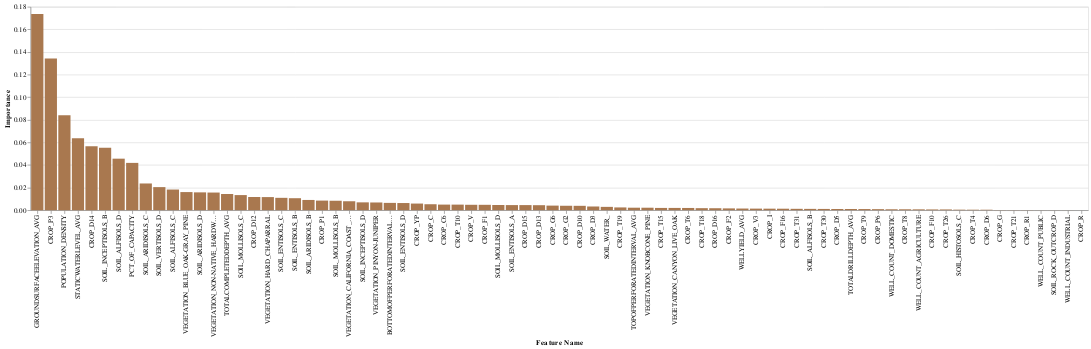

Here is the notebook cell this chart was saved with:
### Markdown cell above
###  Feature Importance

### Code cell
col_list = [ col for col in X_train_impute_df if "TOWNSHIP_RANGE" not in col  and 'YEAR' not in col]
rfreg = RandomForestRegressor().fit(X_train_impute_df[col_list], y_train)
draw_feature_importance(col_list, rfreg.feature_importances_)

### Figure 1 — Vega-Lite specification as saved in the notebook (floating-point values rounded to 4 significant figures)
{"config": {"view": {"continuousWidth": 400, "continuousHeight": 300}}, "data": {"name": "data-b1656163e14957d0dc908913762f5c09"}, "mark": {"type": "bar", "color": "#A9784F"}, "encoding": {"x": {"field": "Feature Name", "sort": "-y", "type": "nominal"}, "y": {"field": "Importance", "type": "quantitative"}}, "$schema": "https://vega.github.io/schema/vega-lite/v4.17.0.json", "datasets": {"data-b1656163e14957d0dc908913762f5c09": [{"Feature Name": "TOTALDRILLDEPTH_AVG", "Importance": 0.001025}, {"Feature Name": "WELLYIELD_AVG", "Importance": 0.00146}, {"Feature Name": "STATICWATERLEVEL_AVG", "Importance": 0.06371}, {"Feature Name": "TOPOFPERFORATEDINTERVAL_AVG", "Importance": 0.002193}, {"Feature Name": "BOTTOMOFPERFORATEDINTERVAL_AVG", "Importance": 0.006458}, {"Feature Name": "TOTALCOMPLETEDDEPTH_AVG", "Importance": 0.0143}, {"Feature Name": "VEGETATION_BLUE_OAK-GRAY_PINE", "Importance": 0.01602}, {"Feature Name": "VEGETATION_CALIFORNIA_COAST_LIVE_OAK", "Importance": 0.007903}, {"Feature Name": "VEGETATION_CANYON_LIVE_OAK", "Importance": 0.001995}, {"Feature Name": "VEGETATION_HARD_CHAPARRAL", "Importance": 0.01158}, {"Feature Name": "VEGETATION_KNOBCONE_PINE", "Importance": 0.00218}, {"Feature Name": "VEGETATION_NON-NATIVE_HARDWOOD_FOREST", "Importance": 0.0156}, {"Feature Name": "VEGETATION_PINYON-JUNIPER", "Importance": 0.006818}, {"Feature Name": "SOIL_ALFISOLS_B", "Importance": 0.001151}, {"Feature Name": "SOIL_ALFISOLS_C", "Importance": 0.01827}, {"Feature Name": "SOIL_ALFISOLS_D", "Importance": 0.04558}, {"Feature Name": "SOIL_ARIDISOLS_B", "Importance": 0.00905}, {"Feature Name": "SOIL_ARIDISOLS_C", "Importance": 0.02364}, {"Feature Name": "SOIL_ARIDISOLS_D", "Importance": 0.01577}, {"Feature Name": "SOIL_ENTISOLS_A", "Importance": 0.004506}, {"Feature Name": "SOIL_ENTISOLS_B", "Importance": 0.0106}, {"Feature Name": "SOIL_ENTISOLS_C", "Importance": 0.01092}, {"Feature Name": "SOIL_ENTISOLS_D", "Importance": 0.006321}, {"Feature Name": "SOIL_HISTOSOLS_C", "Importance": 0.000455}, {"Feature Name": "SOIL_INCEPTISOLS_B", "Importance": 0.05525}, {"Feature Name": "SOIL_INCEPTISOLS_D", "Importance": 0.006922}, {"Feature Name": "SOIL_MOLLISOLS_B", "Importance": 0.008346}, {"Feature Name": "SOIL_MOLLISOLS_C", "Importance": 0.01336}, {"Feature Name": "SOIL_MOLLISOLS_D", "Importance": 0.004604}, {"Feature Name": "SOIL_ROCK_OUTCROP_D", "Importance": 6.106e-05}, {"Feature Name": "SOIL_VERTISOLS_D", "Importance": 0.0204}, {"Feature Name": "SOIL_WATER_", "Importance": 0.00293}, {"Feature Name": "CROP_C", "Importance": 0.005262}, {"Feature Name": "CROP_C6", "Importance": 0.00494}, {"Feature Name": "CROP_D10", "Importance": 0.003859}, {"Feature Name": "CROP_D12", "Importance": 0.01165}, {"Feature Name": "CROP_D13", "Importance": 0.004414}, {"Feature Name": "CROP_D14", "Importance": 0.05668}, {"Feature Name": "CROP_D15", "Importance": 0.004501}, {"Feature Name": "CROP_D16", "Importance": 0.001727}, {"Feature Name": "CROP_D3", "Importance": 0.003269}, {"Feature Name": "CROP_D5", "Importance": 0.00103}, {"Feature Name": "CROP_D6", "Importance": 0.000408}, {"Feature Name": "CROP_F1", "Importance": 0.004756}, {"Feature Name": "CROP_F10", "Importance": 0.0006516}, {"Feature Name": "CROP_F16", "Importance": 0.001298}, {"Feature Name": "CROP_F2", "Importance": 0.001579}, {"Feature Name": "CROP_G", "Importance": 0.0001264}, {"Feature Name": "CROP_G2", "Importance": 0.003911}, {"Feature Name": "CROP_G6", "Importance": 0.004047}, {"Feature Name": "CROP_I", "Importance": 0.001332}, {"Feature Name": "CROP_P1", "Importance": 0.008482}, {"Feature Name": "CROP_P3", "Importance": 0.1342}, {"Feature Name": "CROP_P6", "Importance": 0.0009072}, {"Feature Name": "CROP_R", "Importance": 7.525e-07}, {"Feature Name": "CROP_R1", "Importance": 0.0001071}, {"Feature Name": "CROP_T10", "Importance": 0.004922}, {"Feature Name": "CROP_T15", "Importance": 0.001997}, {"Feature Name": "CROP_T18", "Importance": 0.001777}, {"Feature Name": "CROP_T19", "Importance": 0.002436}, {"Feature Name": "CROP_T21", "Importance": 0.0001222}, {"Feature Name": "CROP_T26", "Importance": 0.000651}, {"Feature Name": "CROP_T30", "Importance": 0.0011}, {"Feature Name": "CROP_T31", "Importance": 0.001205}, {"Feature Name": "CROP_T4", "Importance": 0.0004239}, {"Feature Name": "CROP_T6", "Importance": 0.001963}, {"Feature Name": "CROP_T8", "Importance": 0.0007895}, {"Feature Name": "CROP_T9", "Importance": 0.0009932}, {"Feature Name": "CROP_V", "Importance": 0.004778}, {"Feature Name": "CROP_V3", "Importance": 0.001382}, {"Feature Name": "CROP_YP", "Importance": 0.005855}, {"Feature Name": "POPULATION_DENSITY", "Importance": 0.08399}, {"Feature Name": "PCT_OF_CAPACITY", "Importance": 0.04186}, {"Feature Name": "GROUNDSURFACEELEVATION_AVG", "Importance": 0.1736}, {"Feature Name": "WELL_COUNT_AGRICULTURE", "Importance": 0.0007387}, {"Feature Name": "WELL_COUNT_DOMESTIC", "Importance": 0.0007938}, {"Feature Name": "WELL_COUNT_INDUSTRIAL", "Importance": 3.923e-05}, {"Feature Name": "WELL_COUNT_PUBLIC", "Importance": 6.233e-05}]}}
